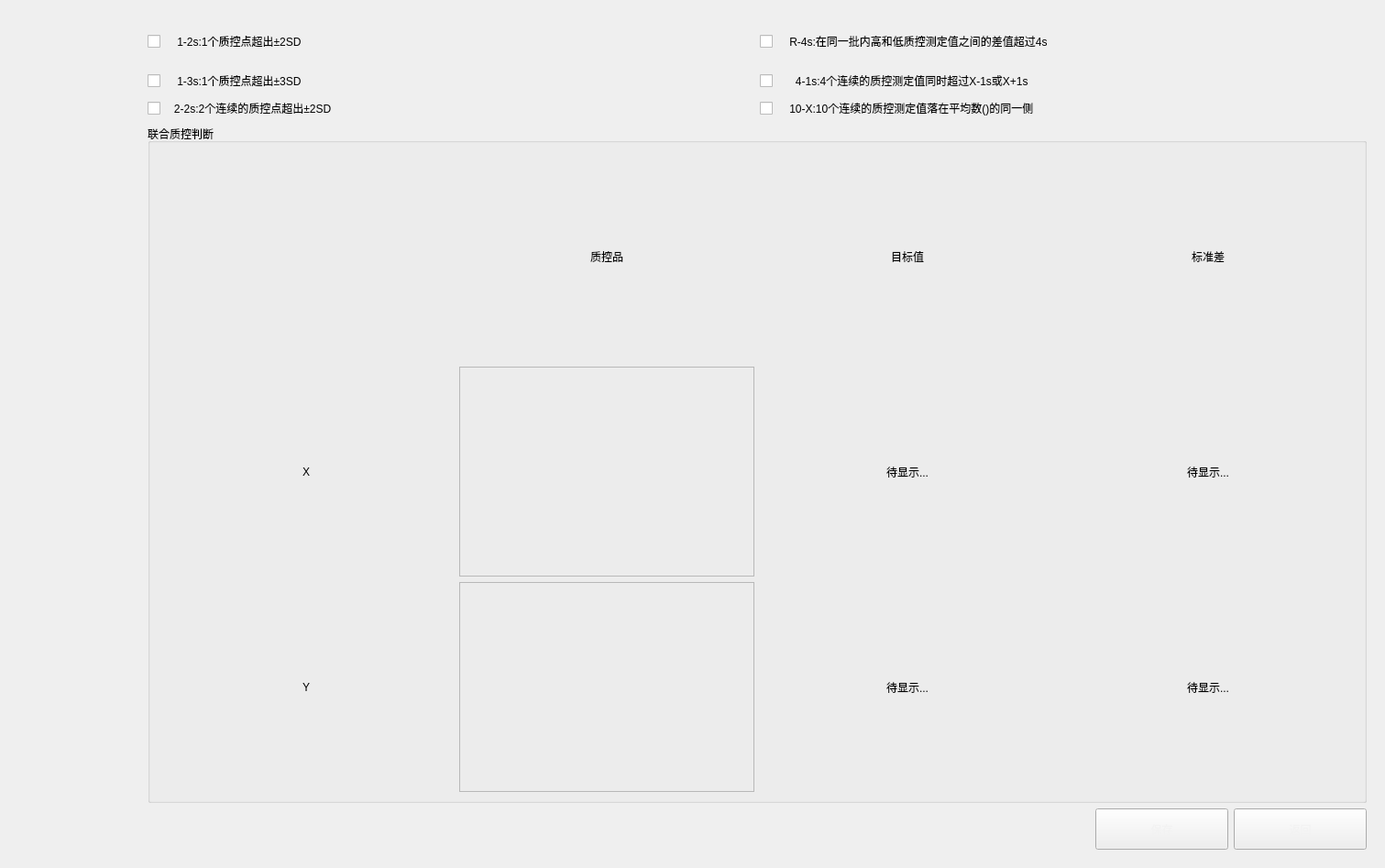
<?xml version="1.0" encoding="UTF-8"?>
<ui version="4.0">
 <class>QCSettinRule</class>
 <widget class="QWidget" name="QCSettinRule">
  <property name="geometry">
   <rect>
    <x>0</x>
    <y>0</y>
    <width>1511</width>
    <height>947</height>
   </rect>
  </property>
  <property name="windowTitle">
   <string>Form</string>
  </property>
  <layout class="QHBoxLayout" name="horizontalLayout_2" stretch="1,10">
   <item>
    <widget class="CusTableView" name="QCProjectsTable" native="true"/>
   </item>
   <item>
    <widget class="QWidget" name="widget_2" native="true">
     <layout class="QVBoxLayout" name="verticalLayout" stretch="10,3,1">
      <item>
       <layout class="QGridLayout" name="gridLayout">
        <item row="0" column="0">
         <widget class="QCheckBox" name="checkBox">
          <property name="minimumSize">
           <size>
            <width>0</width>
            <height>50</height>
           </size>
          </property>
          <property name="styleSheet">
           <string notr="true">font: 20pt &quot;Microsoft YaHei UI&quot;;</string>
          </property>
          <property name="text">
           <string>    1-2s:1个质控点超出±2SD</string>
          </property>
         </widget>
        </item>
        <item row="0" column="1">
         <widget class="QCheckBox" name="checkBox_2">
          <property name="styleSheet">
           <string notr="true">font: 20pt &quot;Microsoft YaHei UI&quot;;</string>
          </property>
          <property name="text">
           <string>    R-4s:在同一批内高和低质控测定值之间的差值超过4s</string>
          </property>
         </widget>
        </item>
        <item row="1" column="0">
         <widget class="QCheckBox" name="checkBox_4">
          <property name="styleSheet">
           <string notr="true">font: 20pt &quot;Microsoft YaHei UI&quot;;</string>
          </property>
          <property name="text">
           <string>    1-3s:1个质控点超出±3SD</string>
          </property>
         </widget>
        </item>
        <item row="1" column="1">
         <widget class="QCheckBox" name="checkBox_3">
          <property name="styleSheet">
           <string notr="true">font: 20pt &quot;Microsoft YaHei UI&quot;;</string>
          </property>
          <property name="text">
           <string>      4-1s:4个连续的质控测定值同时超过X-1s或X+1s</string>
          </property>
         </widget>
        </item>
        <item row="2" column="0">
         <widget class="QCheckBox" name="checkBox_6">
          <property name="styleSheet">
           <string notr="true">font: 20pt &quot;Microsoft YaHei UI&quot;;</string>
          </property>
          <property name="text">
           <string>   2-2s:2个连续的质控点超出±2SD</string>
          </property>
         </widget>
        </item>
        <item row="2" column="1">
         <widget class="QCheckBox" name="checkBox_5">
          <property name="styleSheet">
           <string notr="true">font: 20pt &quot;Microsoft YaHei UI&quot;;</string>
          </property>
          <property name="text">
           <string>    10-X:10个连续的质控测定值落在平均数()的同一侧</string>
          </property>
         </widget>
        </item>
       </layout>
      </item>
      <item>
       <widget class="QGroupBox" name="groupBox">
        <property name="title">
         <string>联合质控判断</string>
        </property>
        <layout class="QGridLayout" name="gridLayout_2">
         <item row="0" column="1">
          <widget class="QLabel" name="label_3">
           <property name="styleSheet">
            <string notr="true">font: 20pt &quot;Microsoft YaHei UI&quot;;</string>
           </property>
           <property name="text">
            <string>质控品</string>
           </property>
           <property name="alignment">
            <set>Qt::AlignCenter</set>
           </property>
          </widget>
         </item>
         <item row="0" column="2">
          <widget class="QLabel" name="label_4">
           <property name="styleSheet">
            <string notr="true">font: 20pt &quot;Microsoft YaHei UI&quot;;</string>
           </property>
           <property name="text">
            <string>目标值</string>
           </property>
           <property name="alignment">
            <set>Qt::AlignCenter</set>
           </property>
          </widget>
         </item>
         <item row="0" column="3">
          <widget class="QLabel" name="label_9">
           <property name="styleSheet">
            <string notr="true">font: 20pt &quot;Microsoft YaHei UI&quot;;</string>
           </property>
           <property name="text">
            <string>标准差</string>
           </property>
           <property name="alignment">
            <set>Qt::AlignCenter</set>
           </property>
          </widget>
         </item>
         <item row="1" column="0">
          <widget class="QLabel" name="label">
           <property name="styleSheet">
            <string notr="true">font: 20pt &quot;Microsoft YaHei UI&quot;;</string>
           </property>
           <property name="text">
            <string>X</string>
           </property>
           <property name="alignment">
            <set>Qt::AlignCenter</set>
           </property>
          </widget>
         </item>
         <item row="1" column="2">
          <widget class="QLabel" name="label_5">
           <property name="styleSheet">
            <string notr="true">font: 20pt &quot;Microsoft YaHei UI&quot;;</string>
           </property>
           <property name="text">
            <string>待显示...</string>
           </property>
           <property name="alignment">
            <set>Qt::AlignCenter</set>
           </property>
          </widget>
         </item>
         <item row="1" column="3">
          <widget class="QLabel" name="label_7">
           <property name="styleSheet">
            <string notr="true">font: 20pt &quot;Microsoft YaHei UI&quot;;</string>
           </property>
           <property name="text">
            <string>待显示...</string>
           </property>
           <property name="alignment">
            <set>Qt::AlignCenter</set>
           </property>
          </widget>
         </item>
         <item row="2" column="0">
          <widget class="QLabel" name="label_2">
           <property name="styleSheet">
            <string notr="true">font: 20pt &quot;Microsoft YaHei UI&quot;;</string>
           </property>
           <property name="text">
            <string>Y</string>
           </property>
           <property name="alignment">
            <set>Qt::AlignCenter</set>
           </property>
          </widget>
         </item>
         <item row="2" column="2">
          <widget class="QLabel" name="label_6">
           <property name="styleSheet">
            <string notr="true">font: 20pt &quot;Microsoft YaHei UI&quot;;</string>
           </property>
           <property name="text">
            <string>待显示...</string>
           </property>
           <property name="alignment">
            <set>Qt::AlignCenter</set>
           </property>
          </widget>
         </item>
         <item row="2" column="3">
          <widget class="QLabel" name="label_8">
           <property name="styleSheet">
            <string notr="true">font: 20pt &quot;Microsoft YaHei UI&quot;;</string>
           </property>
           <property name="text">
            <string>待显示...</string>
           </property>
           <property name="alignment">
            <set>Qt::AlignCenter</set>
           </property>
          </widget>
         </item>
         <item row="1" column="1">
          <widget class="CusAdjustBox" name="XAdjust">
           <property name="frameShape">
            <enum>QFrame::StyledPanel</enum>
           </property>
           <property name="frameShadow">
            <enum>QFrame::Raised</enum>
           </property>
          </widget>
         </item>
         <item row="2" column="1">
          <widget class="CusAdjustBox" name="YAdjust">
           <property name="frameShape">
            <enum>QFrame::StyledPanel</enum>
           </property>
           <property name="frameShadow">
            <enum>QFrame::Raised</enum>
           </property>
          </widget>
         </item>
        </layout>
       </widget>
      </item>
      <item>
       <layout class="QHBoxLayout" name="horizontalLayout">
        <item>
         <spacer name="horizontalSpacer">
          <property name="orientation">
           <enum>Qt::Horizontal</enum>
          </property>
          <property name="sizeHint" stdset="0">
           <size>
            <width>40</width>
            <height>20</height>
           </size>
          </property>
         </spacer>
        </item>
        <item>
         <widget class="QPushButton" name="SaveBtn">
          <property name="minimumSize">
           <size>
            <width>145</width>
            <height>45</height>
           </size>
          </property>
          <property name="styleSheet">
           <string notr="true">QPushButton{
font: 700 13pt &quot;Microsoft YaHei UI&quot;;
color: #F2F2F2;
border-image: url(:/resources/img/common/btnNomal.png);
padding: -1;}
QPushButton:pressed{
font: 700 13pt &quot;Microsoft YaHei UI&quot;;
color: #F2F2F2;
border-image: url(:/resources/img/common/btnClicked.png);
padding: -1;}
</string>
          </property>
          <property name="text">
           <string>保存</string>
          </property>
         </widget>
        </item>
        <item>
         <widget class="QPushButton" name="returnBtn">
          <property name="minimumSize">
           <size>
            <width>145</width>
            <height>45</height>
           </size>
          </property>
          <property name="styleSheet">
           <string notr="true">QPushButton{
font: 700 13pt &quot;Microsoft YaHei UI&quot;;
color: #F2F2F2;
border-image: url(:/resources/img/common/btnNomal.png);
padding: -1;}
QPushButton:pressed{
font: 700 13pt &quot;Microsoft YaHei UI&quot;;
color: #F2F2F2;
border-image: url(:/resources/img/common/btnClicked.png);
padding: -1;}
</string>
          </property>
          <property name="text">
           <string>返回</string>
          </property>
         </widget>
        </item>
       </layout>
      </item>
     </layout>
    </widget>
   </item>
  </layout>
 </widget>
 <customwidgets>
  <customwidget>
   <class>CusTableView</class>
   <extends>QWidget</extends>
   <header location="global">CusTableView.h</header>
   <container>1</container>
  </customwidget>
  <customwidget>
   <class>CusAdjustBox</class>
   <extends>QFrame</extends>
   <header location="global">CusAdjustBox.h</header>
   <container>1</container>
  </customwidget>
 </customwidgets>
 <resources/>
 <connections/>
</ui>
